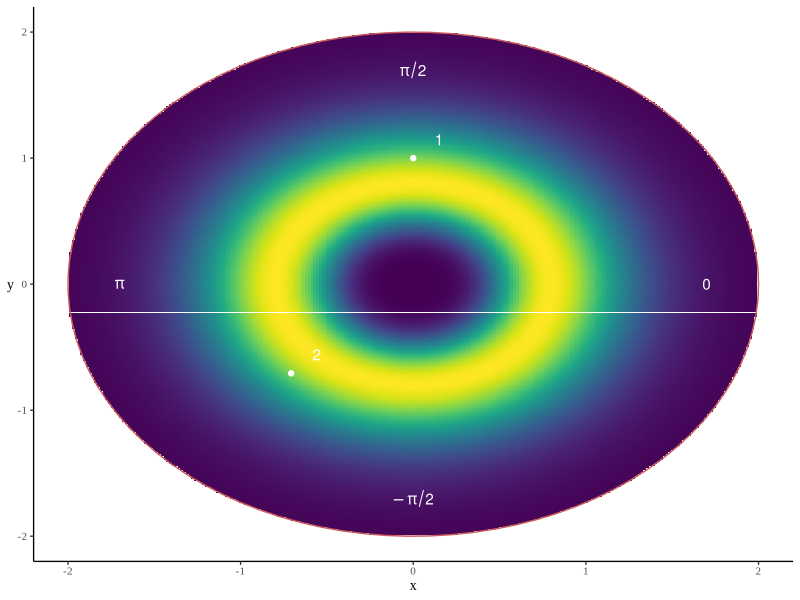
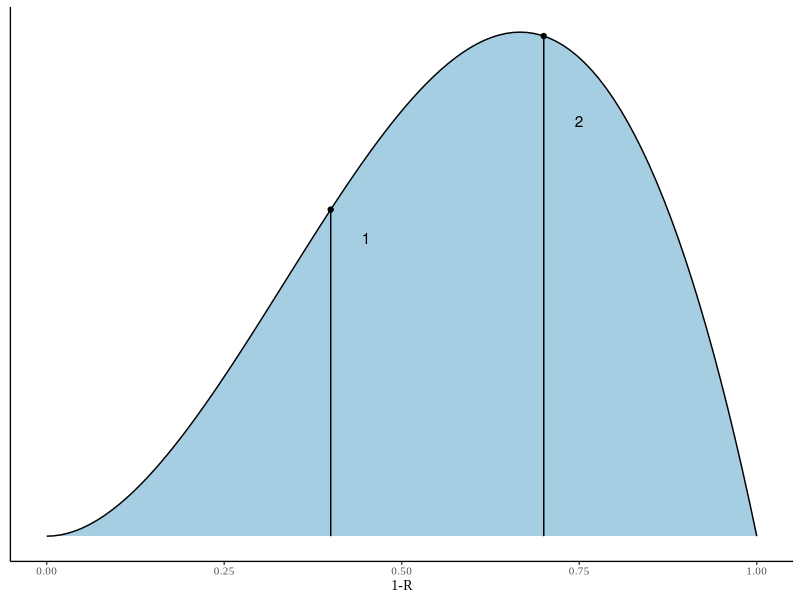
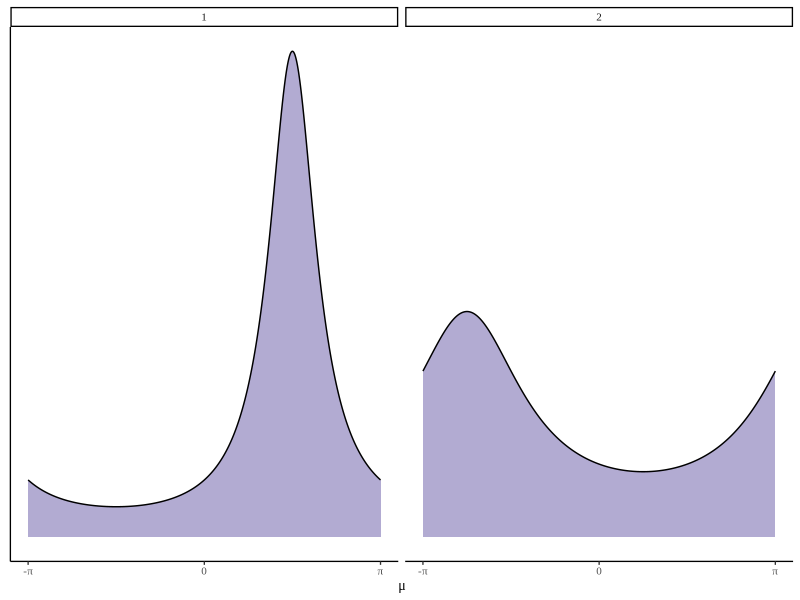

Here is the R script that generated these plots, in order:
library(tidyverse)
library(viridis)

circleFun <- function(center = c(0,0),diameter = 2, npoints = 100){
  r = diameter / 2
  tt <- seq(0,2*pi,length.out = npoints)
  xx <- center[1] + r * cos(tt)
  yy <- center[2] + r * sin(tt)
  return(data.frame(x = xx, y = yy))
}

dens_func <- function(x,y){
    return(dgamma(sqrt(x^2+y^2),shape = 10,rate = 10) * (1/sqrt(x^2 +y^2)))
}

WC_d <- function(theta, mu, gamma){
    (1/(2*pi)) * sinh(gamma) / (cosh(gamma) - cos(theta-mu))
}

theme_set(theme_classic(base_size = 10,base_family="Times New Roman"))
theme_update(legend.position = "none",
	      axis.title.y = element_text(angle = 0, vjust = 0.5))

circle_dat <- circleFun(diameter = 4)
angle_list <- c(0.5*pi,-0.75*pi)

# Generate a square grid on the Bundt distribution support
N       <- 250
xmin    <- -2
xmax    <- 2
xx      <- seq(xmin, xmax, length.out = N)
xy_grid <- expand.grid(x=xx, y=xx)

xy_grid <- xy_grid[which(xy_grid$x^2 <= 4-xy_grid$y^2),]
xy_grid <- xy_grid[which(xy_grid$y^2 <= 4-xy_grid$x^2),]

# Run prior over the grid of points
xy_grid$dens    <- dens_func(xy_grid$x, xy_grid$y) # set length correspondance with grid

# Plot 4C
b_p <- ggplot() +
            geom_tile(data=xy_grid, aes(x=x,y=y,fill=dens)) +
            scale_fill_viridis() +
						geom_path(aes(x=circle_dat$x, y=circle_dat$y), color="indianred")+
						annotate("text", label="0", y=0, x=1.5+0.2, parse=TRUE,color="white") +
				    annotate("text", label="pi/2", y=1.5+0.2, x=0, parse=TRUE,color="white") +
				    annotate("text", label="pi", y=0, x=-1.5-0.2, parse=TRUE,color="white") +
				    annotate("text", y=-1.5-0.2, x=0,label="-pi/2", parse=TRUE,color="white") +
            geom_point(aes(x=cos(angle_list[1]), y=sin(angle_list[1])), color="white") +
            geom_point(aes(x=cos(angle_list[2]), y=sin(angle_list[2])), color="white") +
            geom_text(aes(x=cos(angle_list[1]), y=sin(angle_list[1]), label="1"),nudge_x = 0.15, nudge_y = 0.15,color="white") +
            geom_text(aes(x=cos(angle_list[2]), y=sin(angle_list[2]), label="2"),nudge_x = 0.15, nudge_y = 0.15, color="white") +
            theme(legend.position="none")

ggsave(plot = b_p, filename = "../Figure_4/prior_ring.tiff",dpi = 600, units = "in", height = 2.6, width=5.2 * 0.5, compression = "lzw")

# Plot 4D
xx <- seq(0,1,length.out = 100)

beta_dens <- ggplot() + geom_area(aes(x = xx, y=dbeta(xx,3,2)), fill="#a6cee3",color="black") + xlab("1-R") +
             		geom_segment(aes(x=0.4, y=0, yend=dbeta(0.4,3,2), xend=0.4)) +
           			geom_point(aes(x=0.4, y=dbeta(0.4,3,2)))+
           			geom_text(aes(x=0.4, y=dbeta(0.4,3,2), label="1"), nudge_y = -0.1, nudge_x=0.05) +
           			geom_segment(aes(x=0.7, y=0, yend=dbeta(0.7,3,2), xend=0.7)) +
           			geom_point(aes(x=0.7, y=dbeta(0.7,3,2))) +
           			geom_text(aes(x=0.7, y=dbeta(0.7,3,2), label="2"), nudge_y = -0.3, nudge_x=0.05) +
								theme(axis.title.y = element_blank(),
											axis.text.y=element_blank(),
											axis.ticks.y=element_blank()) +
								xlab("1-R") + ylab("")

ggsave(plot = beta_dens, filename = "../Figure_4/prior_beta.tiff",dpi = 600, units = "in", height = 2.6*0.5, width=5.2*0.5, compression = "lzw")

# plot 4E
wc_supp <- seq(from = -pi, to = pi, length.out = 1000)

df <- data.frame(y= c(WC_d(wc_supp, mu = angle_list[1], gamma = -log(1-0.4)),
                      WC_d(wc_supp, mu = angle_list[2], gamma = -log(1-0.7))),
                 x= c(wc_supp, wc_supp),
                 group= rep(c("1", "2"), each=1000))

c_p <- ggplot(data = df) +
       geom_area(aes(x = x, y=y,group=group), fill="#b2abd2",color="black") +
       facet_wrap(vars(group), ncol = 2) +
       theme(axis.title.y = element_blank(),
             axis.text.y=element_blank(),
             axis.ticks.y=element_blank()) +
       scale_x_continuous(breaks=c(-pi, 0, pi),
                          labels=c("-\u03c0","0","\u03c0"))+
       xlab("\u03bc")

ggsave(plot = c_p, filename = "../Figure_4/prior_wc.tiff",dpi = 600, units = "in", height = 2.6*0.5, width=5.2*0.5, compression = "lzw")
